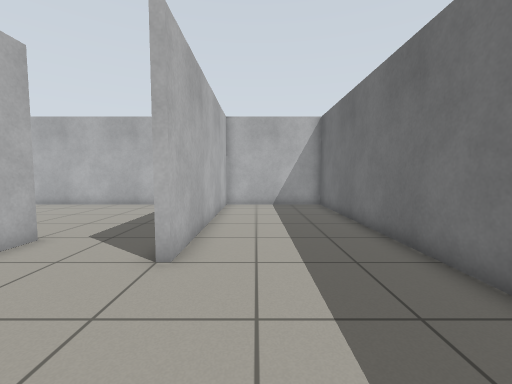
[1] (above)

16 first-person views from a walk through a robot-simulator world made for Gazebo. The camera is 0.88 m above the floor, tilts 4° down and sees 90° across. The floor is counted in squares, 0.5 m on a side. Each view is taken from the middle of a square. On the plan, view 1 faces up. The plan holds only what a view shows up to about 14 squares ahead; the rest is blank.

[2]
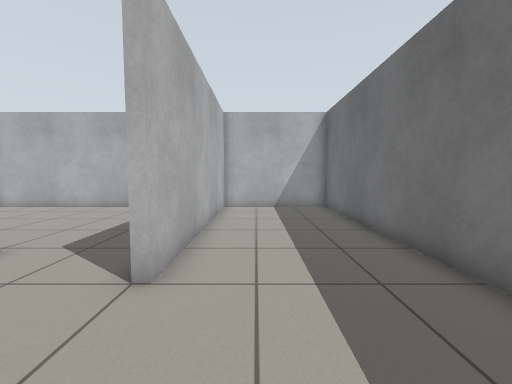

[3]
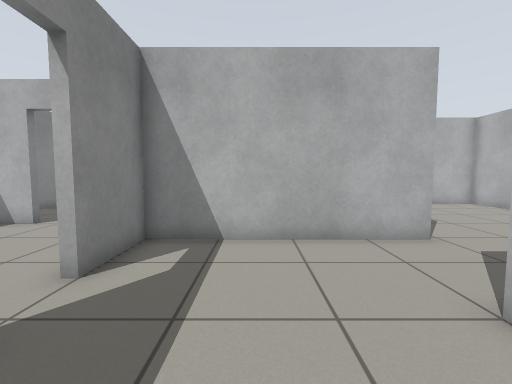

[4]
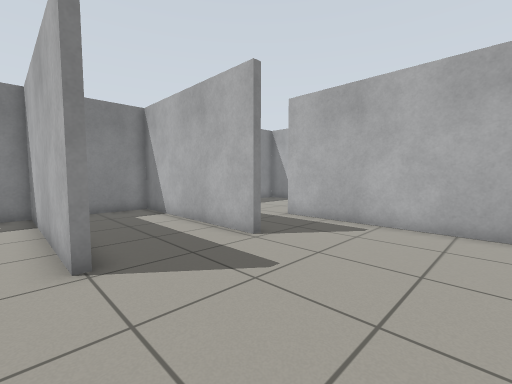

[5]
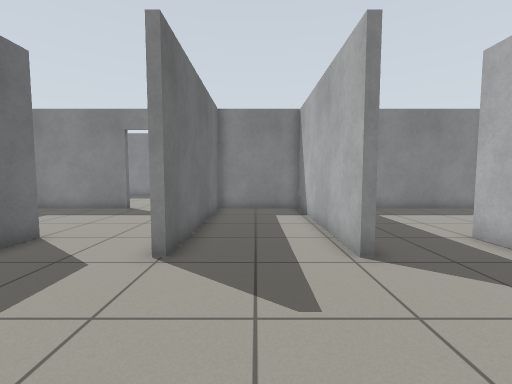

[6]
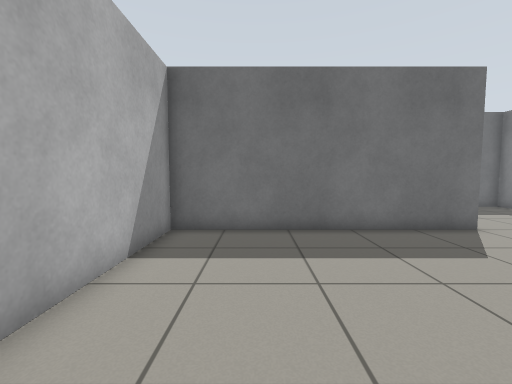

[7]
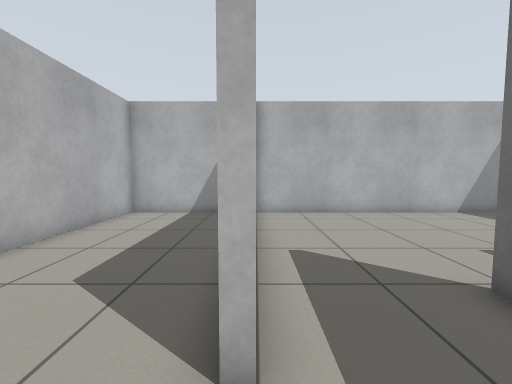

[8]
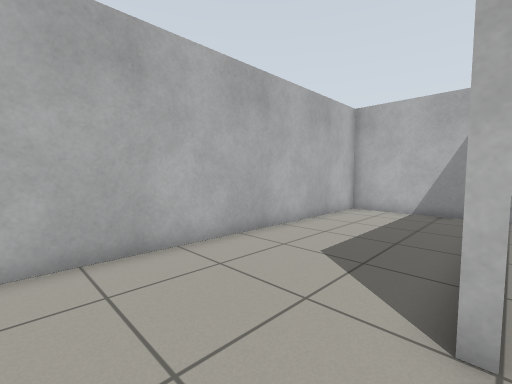

[9]
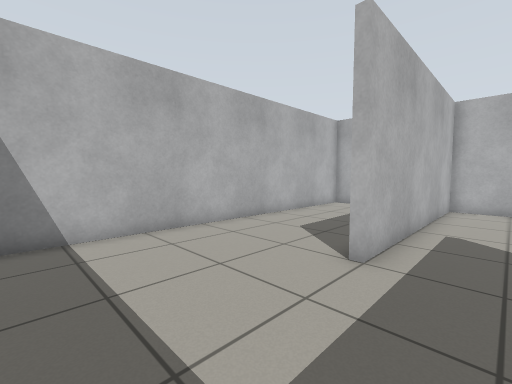

[10]
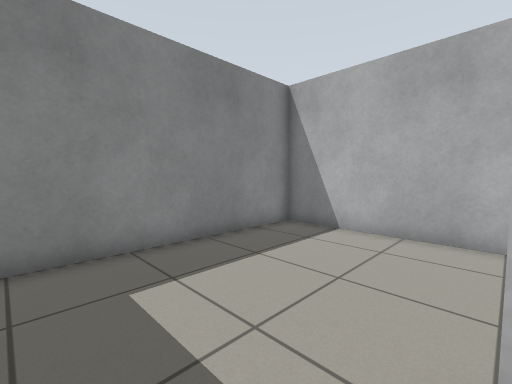

[11]
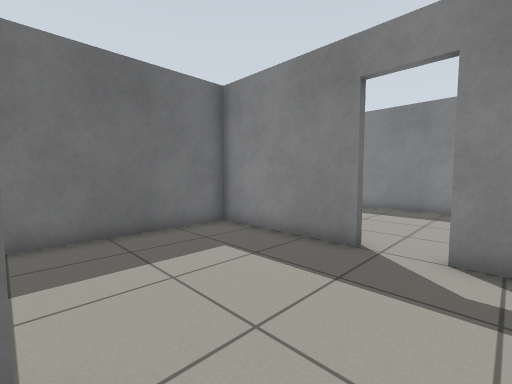

[12]
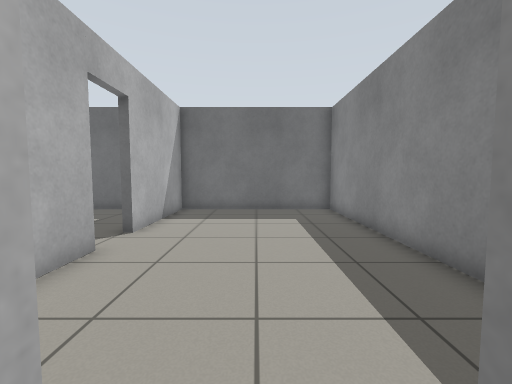

[13]
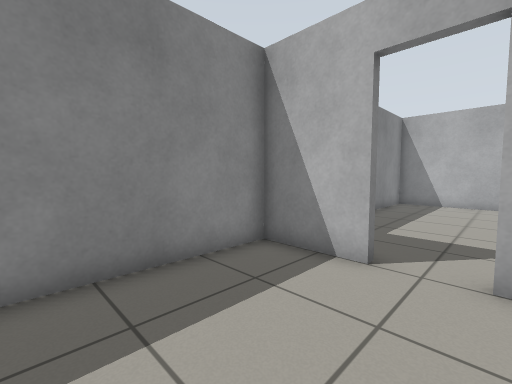

[14]
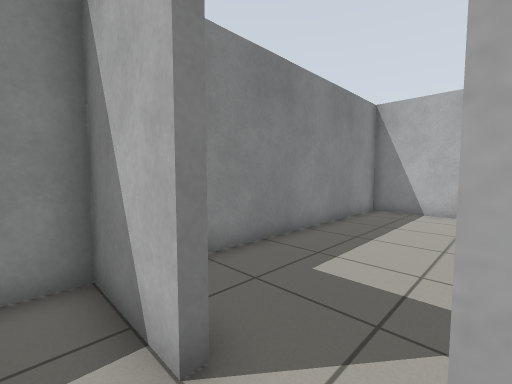

[15]
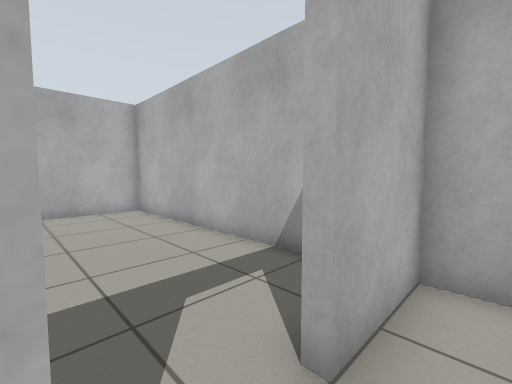

[16]
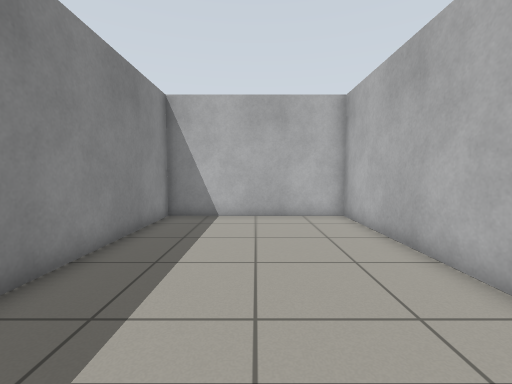

### Floor plan
Points are (right, up) in squares from view 1. A wall is a line through its corners. A room is listed if a view was taken in it or the views show most of it. See-through windows are left out.
Room 1 (views 1, 2, 3)
walls: (-5.8, 4.6) (-5.8, -1) (-3.2, -1); (-1.5, -1) (3.7, -1) (3.7, 14.7) (-1.7, 14.7) (-1.7, 5)
ways out: opening at (-4, 5.5) to room 2; open door at (-2.5, -1) to room 5
Room 2 (views 4, 5, 6, 10, 11)
walls: (-5.8, 6.8) (-5.8, 4.6); (-10.6, 6.7) (-10.2, 6.7) (-10.2, -1) (-6.1, -1) (-6.1, 6.8); (-2, 4.9) (-2, 14.7) (-14, 14.7) (-14, 5)
ways out: opening at (-4, 5.5) to room 1; opening at (-12.5, 5.5) to room 3
Room 3 (views 7, 8, 9)
walls: (-14, 5) (-14.4, 5); (-15.3, 14.7) (-19.7, 14.7) (-19.7, -1) (-11.9, -1)
ways out: opening at (-12.5, 5.5) to room 2
Room 4 (views 12, 16)
walls: (-10.1, -1.3) (-19.7, -1.3) (-19.7, -8.7) (-10.1, -8.7)
ways out: open door at (-8, -5) to room 5
Room 5 (views 13, 14, 15)
walls: (-3.2, -1.3) (-4.9, -1.3); (-8, -5.9) (-8, -8.7) (3.7, -8.7) (3.7, -1.3) (-1.5, -1.3); (-6.9, -1.3) (-8, -1.3) (-8, -4.1)
ways out: open door at (-2.5, -1) to room 1; open door at (-8, -5) to room 4

Where each view was taken, in squares from view 1:
view 1: 0 up, 0 right, facing up
view 2: 1 up, 0 right, facing up
view 3: 2 up, 1 right, facing left
view 4: 12 up, 5 left, facing down-left
view 5: 12 up, 8 left, facing down
view 6: 12 up, 10 left, facing right
view 7: 3 up, 14 left, facing up
view 8: 2 up, 14 left, facing up-left
view 9: 0 up, 12 left, facing up-left
view 10: 5 up, 12 left, facing down-left
view 11: 5 up, 4 left, facing down-right
view 12: 5 down, 9 left, facing right
view 13: 4 down, 3 left, facing down-left
view 14: 4 down, 7 left, facing down-left
view 15: 6 down, 7 left, facing up-left
view 16: 5 down, 9 left, facing left
